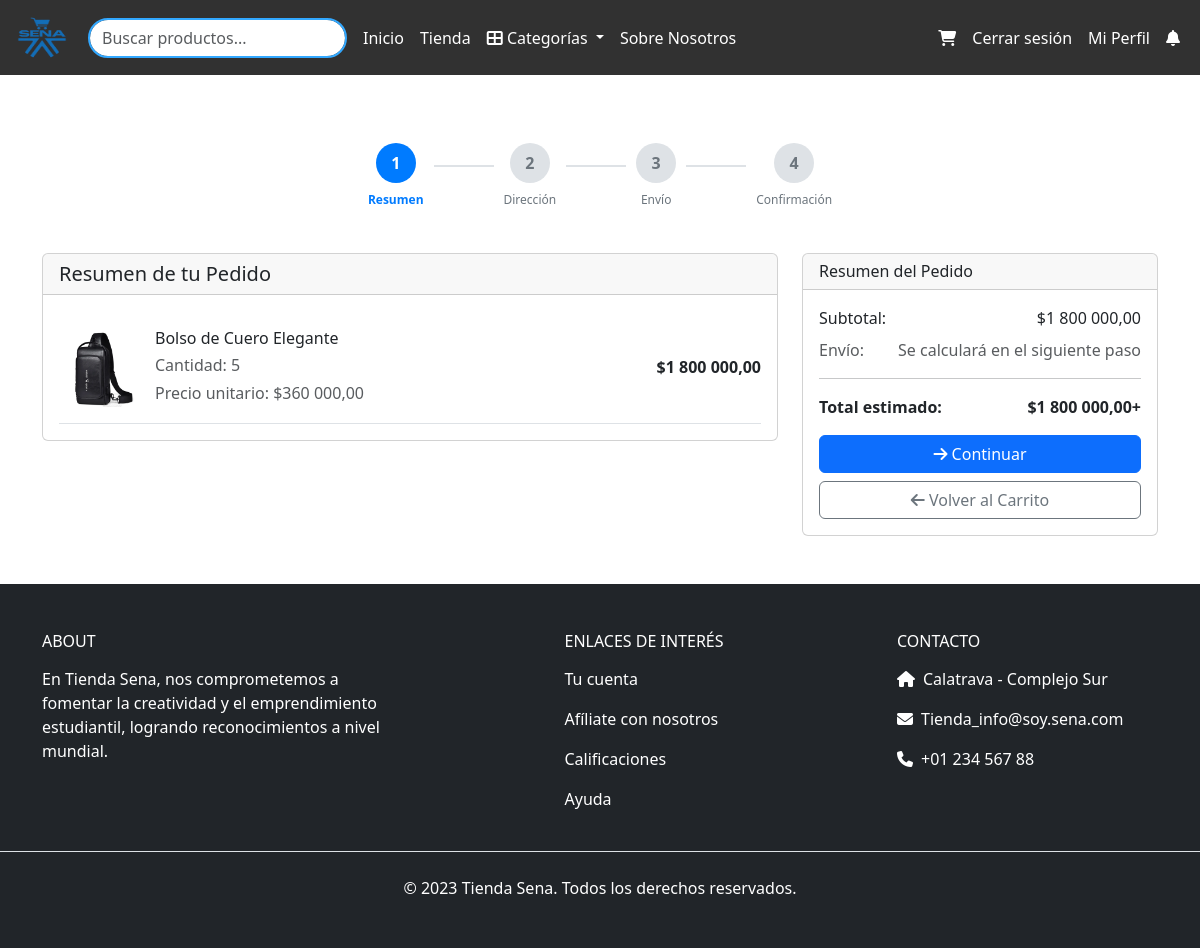
Screenshot of /checkout/paso1/ (signed in) with the database file from the repository.
### tienda_sena/models.py (models this page shows, shortened)
class ElementoCarrito(models.Model):
    carrito = models.ForeignKey(Carrito, on_delete=models.CASCADE, related_name='elementos')
    producto = models.ForeignKey('Producto', on_delete=models.CASCADE)
    cantidad = models.PositiveIntegerField(default=1)
    def subtotal(self):
        return self.cantidad * self.producto.precio

class Producto(models.Model):
    nombre = models.CharField(max_length=100)
    descripcion = models.CharField(max_length=254)
    stock = models.IntegerField()
    vendedor = models.ForeignKey('Usuario', on_delete=models.CASCADE)
    CATEGORIAS = (
        (0, 'Ninguna'),
        (1, 'Electrónicos'),
        (2, 'Ropa'),
        (3, 'Hogar'),
        (4, 'Deportes'),
        (5, 'Libros'),
        (6, 'Juguetes'),
        (7, 'Automotriz'),
        (8, 'Salud y Belleza'),
        (9, 'Jardín'),
        (10, 'Herramientas'),
    )
    categoria = models.IntegerField(choices=CATEGORIAS, default=0)
    COLORES = (
        (0,"Ninguno"),
        (1,"Gris"),
        (2,"Blanco"),
        (3,"Negro"),
        (4,"Amarillo"),
        (5,"Azul"),
        (6,"Rojo"),
    )
    color = models.IntegerField(choices=COLORES, default=0, null=True, blank=True)
    en_oferta = models.BooleanField(default=False)
    precio_original = models.DecimalField(max_digits=10, decimal_places=2, null=True, blank=True)
    descuento = models.DecimalField(max_digits=5, decimal_places=2, default=0)
    activo = models.BooleanField(default=True, help_text="Indica si el producto está activo o deshabilitado")
    @property
    def precio(self):
        if self.en_oferta and self.descuento > 0:
            return round(self.precio_original - (self.precio_original * self.descuento / Decimal(100)), 2)
        return self.precio_original

class ImagenProducto(models.Model):
    producto = models.ForeignKey(Producto, on_delete=models.CASCADE, related_name='imagenes')
    imagen = models.ImageField(upload_to='productos/optimizadas/', help_text="Imagen optimizada en WebP")
    imagen_original = models.ImageField(upload_to='productos/originales/', null=True, blank=True, help_text="Imagen original")
    miniatura = models.ImageField(upload_to='productos/miniaturas/', null=True, blank=True, help_text="Miniatura 300x300")
    es_principal = models.BooleanField(default=False, help_text="Imagen principal del producto")
    orden = models.PositiveIntegerField(default=0, help_text="Orden de visualización")
    class Meta:
        ordering = ['orden', 'id']

### tienda_sena/views.py (the view, shortened to what this page needs)
# urls.py: path('checkout/paso1/', views.checkout_paso1_resumen, name='checkout_paso1_resumen'),
def checkout_paso1_resumen(request):
    carrito = obtener_carrito(request)
    if not carrito.elementos.exists():
        messages.error(request, "El carrito está vacío.")
        return redirect('carrito')
    elementos = carrito.elementos.select_related('producto')
    subtotal = sum(elemento.producto.precio * elemento.cantidad for elemento in elementos)
    problemas_stock = []
    for elemento in elementos:
        if elemento.cantidad > elemento.producto.stock:
            problemas_stock.append({
                'producto': elemento.producto.nombre,
                'solicitado': elemento.cantidad,
                'disponible': elemento.producto.stock
            })
    contexto = {
        'elementos': elementos,
        'subtotal': subtotal,
        'problemas_stock': problemas_stock,
        'paso_actual': 1,
        'total_pasos': 4,
    }
    return render(request, 'productos/checkout/paso1_resumen.html', contexto)

### tienda_sena/context_processors.py (called while the page is built)
def categorias(request):
    return {'categorias': Producto.CATEGORIAS}

def colores(request):
    colores = Producto.COLORES
    return {'colores': colores}

### tienda_sena/views.py (called while the page is built, shortened)
def obtener_carrito(request):
    usuario_id = request.session.get("pista", {}).get("id")
    if usuario_id:
        try:
            usuario = Usuario.objects.get(pk=usuario_id)
            carritos_usuario = Carrito.objects.filter(usuario=usuario)
            if carritos_usuario.count() > 1:
                carrito_principal = carritos_usuario.order_by('-id').first()
                carritos_usuario.exclude(id=carrito_principal.id).delete()
            carrito, creado = Carrito.objects.get_or_create(usuario=usuario)
            return carrito
        except Usuario.DoesNotExist:
            if "pista" in request.session:
                del request.session["pista"]

### tienda_sena/templates/productos/checkout/paso1_resumen.html (shortened to what this page needs)
{% extends 'bases/base.html' %}
{% load static humanize %}
{% block main %}
<div class="container py-5">
    <div class="row mb-4">
        <div class="col-12">
            <div class="checkout-progress">
                <div class="progress-step active">
                    <div class="step-number">1</div>
                    <div class="step-title">Resumen</div>
                </div>
                <div class="progress-line"></div>
                <div class="progress-step">
                    <div class="step-number">2</div>
                    <div class="step-title">Dirección</div>
                </div>
                <div class="progress-line"></div>
                <div class="progress-step">
                    <div class="step-number">3</div>
                    <div class="step-title">Envío</div>
                </div>
                <div class="progress-line"></div>
                <div class="progress-step">
                    <div class="step-number">4</div>
                    <div class="step-title">Confirmación</div>
                </div>
            </div>
        </div>
    </div>
    <div class="row">
        <div class="col-lg-8">
            <div class="card">
                <div class="card-header">
                    <h5 class="mb-0">Resumen de tu Pedido</h5>
                </div>
                <div class="card-body">
                    {% for elemento in elementos %}
                        <div class="d-flex align-items-center border-bottom py-3">
                            <div class="me-3">
                                {% if elemento.producto.imagenes.first %}
                                    <img src="{{ elemento.producto.imagenes.first.imagen.url }}"
                                         alt="{{ elemento.producto.nombre }}"
                                         class="rounded" style="width: 80px; height: 80px; object-fit: cover;">
                                {% else %}
                                    <div class="bg-light rounded d-flex align-items-center justify-content-center"
                                         style="width: 80px; height: 80px;">
                                        <i class="fas fa-image text-muted"></i>
                                    </div>
                                {% endif %}
                            </div>
                            <div class="flex-grow-1">
                                <h6 class="mb-1">{{ elemento.producto.nombre }}</h6>
                                <p class="text-muted mb-1">Cantidad: {{ elemento.cantidad }}</p>
                                <p class="text-muted mb-0">Precio unitario: ${{ elemento.producto.precio|intcomma }}</p>
                            </div>
                            <div class="text-end">
                                <strong>${{ elemento.subtotal|intcomma }}</strong>
                            </div>
                        </div>
                    {% endfor %}
                </div>
            </div>
        </div>
        <div class="col-lg-4">
            <div class="card">
                <div class="card-header">
                    <h6 class="mb-0">Resumen del Pedido</h6>
                </div>
                <div class="card-body">
                    <div class="d-flex justify-content-between mb-2">
                        <span>Subtotal:</span>
                        <span>${{ subtotal|intcomma }}</span>
                    </div>
                    <div class="d-flex justify-content-between mb-2 text-muted">
                        <span>Envío:</span>
                        <span>Se calculará en el siguiente paso</span>
                    </div>
                    <hr>
                    <div class="d-flex justify-content-between mb-3">
                        <strong>Total estimado:</strong>
                        <strong>${{ subtotal|intcomma }}+</strong>
                    </div>
                    {% if not problemas_stock %}
                        <a href="{% url 'checkout_paso2_direccion' %}" class="btn btn-primary w-100">
                            <i class="fas fa-arrow-right"></i> Continuar
                        </a>
                    {% else %}
                        <button class="btn btn-secondary w-100" disabled>
                            Resolver problemas de stock primero
                        </button>
                    {% endif %}
                    <a href="{% url 'carrito' %}" class="btn btn-outline-secondary w-100 mt-2">
                        <i class="fas fa-arrow-left"></i> Volver al Carrito
                    </a>
                </div>
            </div>
        </div>
    </div>
</div>
{% endblock %}

### tienda_sena/static/css/style.css (style rules this page uses)
* { margin: 0; padding: 0; box-sizing: border-box; }

### tienda_sena/templates/productos/checkout/paso1_resumen.html (style rules this page uses)
.checkout-progress { display: flex; align-items: center; justify-content: center; margin: 20px 0; }
.progress-step { display: flex; flex-direction: column; align-items: center; text-align: center; }
.step-number { width: 40px; height: 40px; border-radius: 50%; background-color: #dee2e6; color: #6c757d; display: flex; align-items: center; justify-content: center; font-weight: bold; margin-bottom: 8px; }
.progress-step.active .step-number { background-color: #007bff; color: white; }
.step-title { font-size: 12px; color: #6c757d; }
.progress-step.active .step-title { color: #007bff; font-weight: bold; }
.progress-line { height: 2px; width: 60px; background-color: #dee2e6; margin: 0 10px; margin-top: -20px; }

### rows the page displays
ElementoCarrito: producto.imagenes.first.imagen (picture), producto.nombre "Bolso de Cuero Elegante", cantidad "5", producto.precio "360 000,00", subtotal "1 800 000,00"

### other values shown
{{ subtotal|intcomma }} "1 800 000,00"
